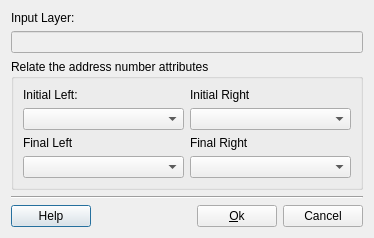
<?xml version="1.0" encoding="UTF-8"?>
<ui version="4.0">
 <class>ConfigNumberDialogForm</class>
 <widget class="QDialog" name="ConfigNumberDialogForm">
  <property name="geometry">
   <rect>
    <x>0</x>
    <y>0</y>
    <width>374</width>
    <height>230</height>
   </rect>
  </property>
  <property name="windowTitle">
   <string>Dialog</string>
  </property>
  <layout class="QGridLayout" name="gridLayout_9">
   <item row="0" column="0">
    <layout class="QGridLayout" name="gridLayout_8">
     <item row="0" column="0">
      <layout class="QGridLayout" name="gridLayout_7">
       <item row="0" column="0">
        <layout class="QGridLayout" name="gridLayout_6">
         <item row="0" column="0">
          <widget class="QLabel" name="m_inputLayerLabel">
           <property name="text">
            <string>Input Layer:</string>
           </property>
          </widget>
         </item>
         <item row="1" column="0">
          <widget class="QLineEdit" name="m_layerLineEdit">
           <property name="enabled">
            <bool>false</bool>
           </property>
           <property name="minimumSize">
            <size>
             <width>350</width>
             <height>0</height>
            </size>
           </property>
          </widget>
         </item>
        </layout>
       </item>
       <item row="1" column="0">
        <widget class="QGroupBox" name="m_relateNumberGroupBox">
         <property name="title">
          <string>Relate the address number attributes</string>
         </property>
         <layout class="QGridLayout" name="gridLayout_5">
          <item row="0" column="0">
           <layout class="QGridLayout" name="gridLayout">
            <item row="0" column="0">
             <widget class="QLabel" name="m_iLeftLabel">
              <property name="text">
               <string>Initial Left:</string>
              </property>
             </widget>
            </item>
            <item row="1" column="0">
             <widget class="QComboBox" name="m_iLeftComboBox">
              <property name="minimumSize">
               <size>
                <width>160</width>
                <height>0</height>
               </size>
              </property>
             </widget>
            </item>
           </layout>
          </item>
          <item row="0" column="1">
           <layout class="QGridLayout" name="gridLayout_2">
            <item row="0" column="0">
             <widget class="QLabel" name="label_4">
              <property name="text">
               <string>Initial Right</string>
              </property>
             </widget>
            </item>
            <item row="1" column="0">
             <widget class="QComboBox" name="m_iRightComboBox">
              <property name="minimumSize">
               <size>
                <width>160</width>
                <height>0</height>
               </size>
              </property>
             </widget>
            </item>
           </layout>
          </item>
          <item row="1" column="0">
           <layout class="QGridLayout" name="gridLayout_3">
            <item row="0" column="0">
             <widget class="QLabel" name="m_fLeftLabel">
              <property name="text">
               <string>Final Left</string>
              </property>
             </widget>
            </item>
            <item row="1" column="0">
             <widget class="QComboBox" name="m_fLeftComboBox">
              <property name="minimumSize">
               <size>
                <width>160</width>
                <height>0</height>
               </size>
              </property>
             </widget>
            </item>
           </layout>
          </item>
          <item row="1" column="1">
           <layout class="QGridLayout" name="gridLayout_4">
            <item row="0" column="0">
             <widget class="QLabel" name="label_3">
              <property name="text">
               <string>Final Right</string>
              </property>
             </widget>
            </item>
            <item row="1" column="0">
             <widget class="QComboBox" name="m_fRightComboBox">
              <property name="minimumSize">
               <size>
                <width>160</width>
                <height>0</height>
               </size>
              </property>
             </widget>
            </item>
           </layout>
          </item>
         </layout>
        </widget>
       </item>
      </layout>
     </item>
     <item row="1" column="0">
      <widget class="Line" name="line_2">
       <property name="orientation">
        <enum>Qt::Horizontal</enum>
       </property>
      </widget>
     </item>
     <item row="2" column="0">
      <layout class="QGridLayout" name="gridLayout_14">
       <item row="0" column="0">
        <widget class="te::qt::widgets::HelpPushButton" name="m_helpPushButton">
         <property name="text">
          <string>Help</string>
         </property>
        </widget>
       </item>
       <item row="0" column="1">
        <spacer name="horizontalSpacer">
         <property name="orientation">
          <enum>Qt::Horizontal</enum>
         </property>
         <property name="sizeHint" stdset="0">
          <size>
           <width>40</width>
           <height>20</height>
          </size>
         </property>
        </spacer>
       </item>
       <item row="0" column="2">
        <widget class="QPushButton" name="m_okPushButton">
         <property name="text">
          <string>&amp;Ok</string>
         </property>
        </widget>
       </item>
       <item row="0" column="3">
        <widget class="QPushButton" name="m_cancelPushButton">
         <property name="text">
          <string>Cancel</string>
         </property>
        </widget>
       </item>
      </layout>
     </item>
    </layout>
   </item>
  </layout>
 </widget>
 <customwidgets>
  <customwidget>
   <class>te::qt::widgets::HelpPushButton</class>
   <extends>QPushButton</extends>
   <header>terralib/qt/widgets/help/HelpPushButton.h</header>
  </customwidget>
 </customwidgets>
 <resources/>
 <connections/>
</ui>
